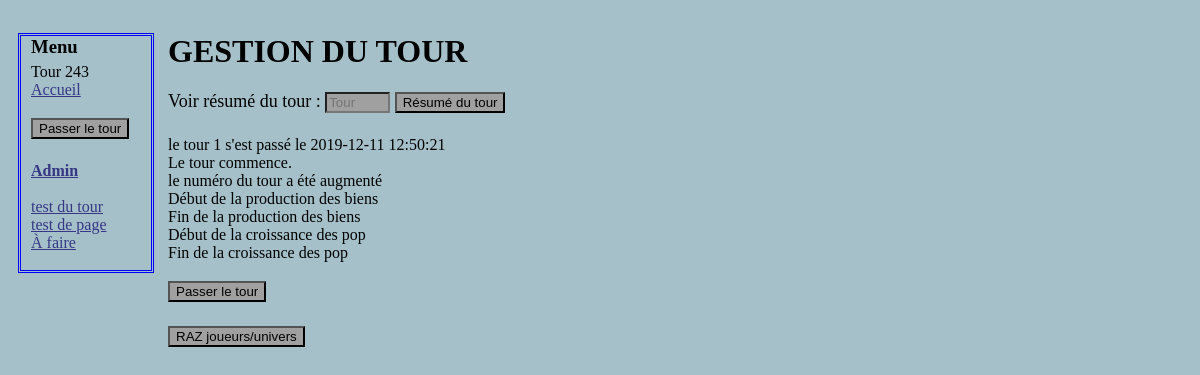
The app's page /Administration.php?voir=1, older data.
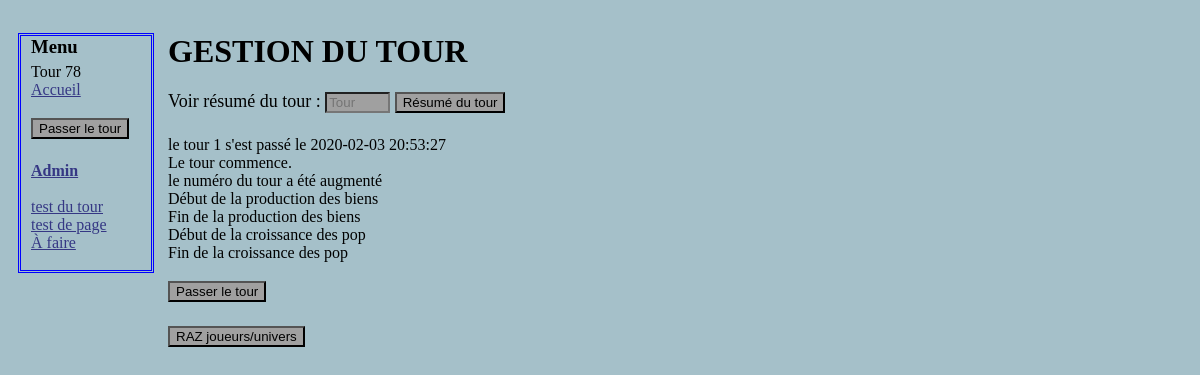
The same page, newer data.
### tables this page shows
CREATE TABLE IF NOT EXISTS `tour` (
  `id` int(11) NOT NULL AUTO_INCREMENT,
  `datetour` datetime NOT NULL DEFAULT CURRENT_TIMESTAMP,
  `resume` text,
  PRIMARY KEY (`id`)
);

### Administration.php (the view, shortened to what this page needs)
<?php
include("include/BDDconnection.php");
?>
<!DOCTYPE html>
<html>
    <head>
          <link rel="stylesheet" href="style.css" />
	</head>
    <body>
<?php include("include/menu.php"); ?>
<div class="corps">
    <h1>GESTION DU TOUR</h1>
<form method="get" action="Passerletourmanuellement.php">
<p>
    <label for="numero_tour">Voir résumé du tour : </label>
    <input type="text" name="voir" id="numero_tour" placeholder="Tour" size="5" maxlength="4" />
    <input type="submit" value="Résumé du tour" />
</p>
</form>
<?php
if (isset($_GET["voir"]) and $_GET["voir"] == 0 )
  {
$reqtourinfo = $bda->query('SELECT * FROM tour ORDER BY id DESC LIMIT 1') or die(print_r($bdd->errorInfo()));
$reptourinfo = $reqtourinfo->fetch();
echo 'le dernier tour est le tour ' . $reptourinfo['id'] . ' et s\'est passé le ' . $reptourinfo['datetour']  ;
echo ' <br />  ' . $reptourinfo['resume'] ;
  }
elseif (isset($_GET["voir"]))
  {
  $reqtourinfo = $bda->prepare('SELECT * FROM tour WHERE id = ?');
  $reqtourinfo->execute(array($_GET["voir"]));
  $reptourinfo = $reqtourinfo->fetch();
    echo 'le tour ' . $reptourinfo['id'] . ' s\'est passé le ' . $reptourinfo['datetour']  ;
    echo ' <br />  ' . $reptourinfo['resume'] ;
  }
?>
<form action="tour/Gestionglobale.php">
<p>
    <input type="submit" value="Passer le tour" />
</p>
</form>
<form action="script/resertunivers.php">
<p>
    <input type="submit" value="RAZ joueurs/univers" />
</p>
</form>
</div>
  </body>
</html>

### include/Menu.php (shortened to what this page needs)
<nav class="menu">
    <div>
        <h3>Menu</h3>
           	<?php
            $reponse = $bda->query('SELECT id FROM tour ORDER BY id DESC LIMIT 1');
            $touractuel = $reponse->fetch();
            $reponse->closeCursor();?>
            Tour <?php echo $touractuel['id'] ; ?>
            <?php
            If (!isset($_SESSION['pseudo']))
			{
            echo '<a class ="lienmenu" href="Accueil.php">Accueil</a>' ;
            }
    		?>
			<form action="tour/Gestionglobale.php">
			<p>
			    <input type="submit" value="Passer le tour" />
			</p>
			</form>
            <b><a class ="lienmenu" href="Administration.php">Admin</a></b></br> </br>
            <a class ="lienmenu" href="tour/test.php">test du tour</a> </br>
            <a class ="lienmenu" href="test.php?id=2">test de page</a> </br>
            <a class ="lienmenu" href="afaire.php">À faire</a> </br> </br>
    </div>
</nav>

Row changes from the older to the newer data that the page shows:
removed tour: id "243"
now on this page (row edited): tour: id "78"
changed tour id 1: datetour "2019-12-11 12:50:21" → "2020-02-03 20:53:27"
